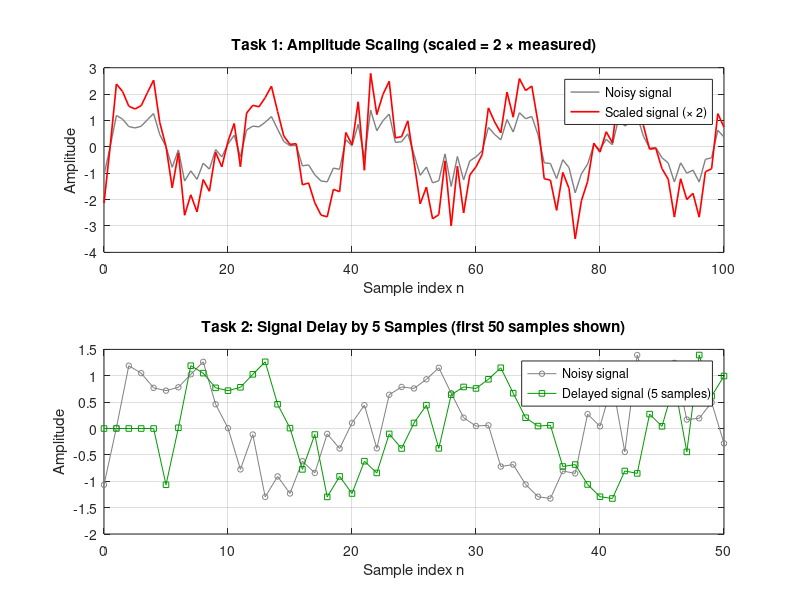
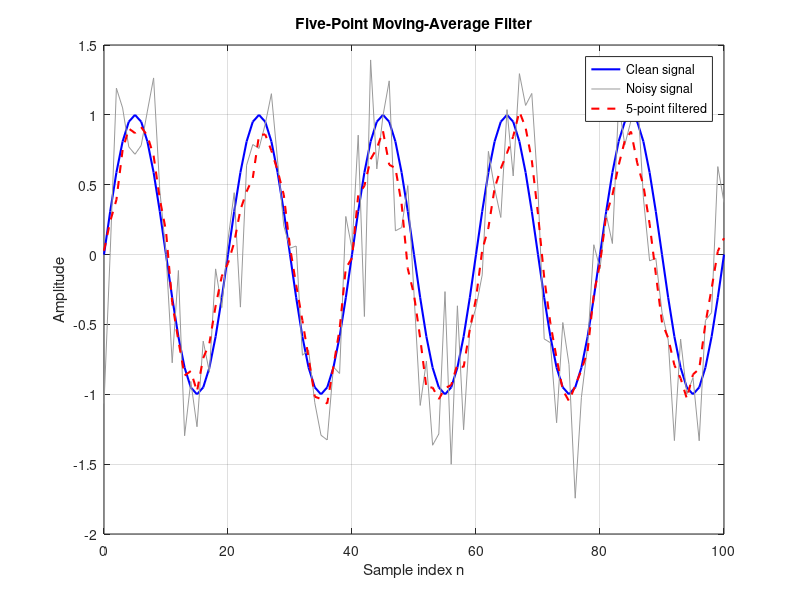
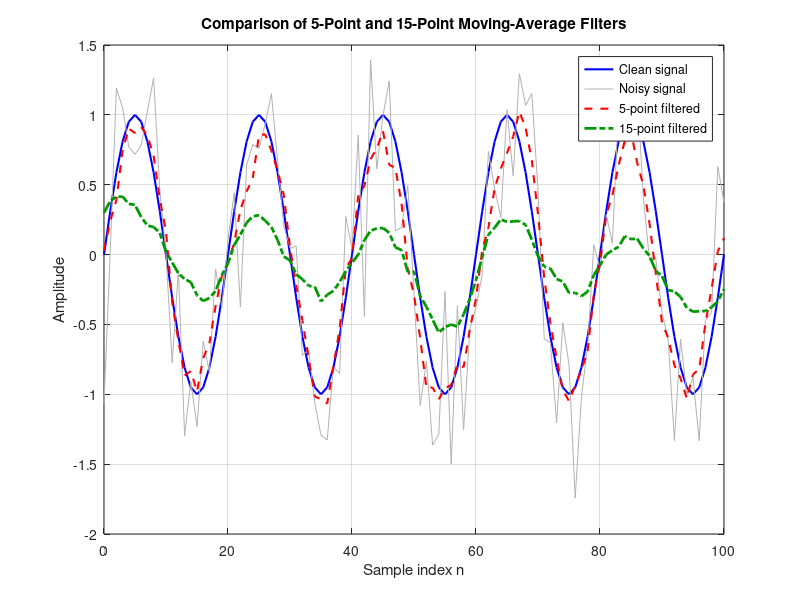
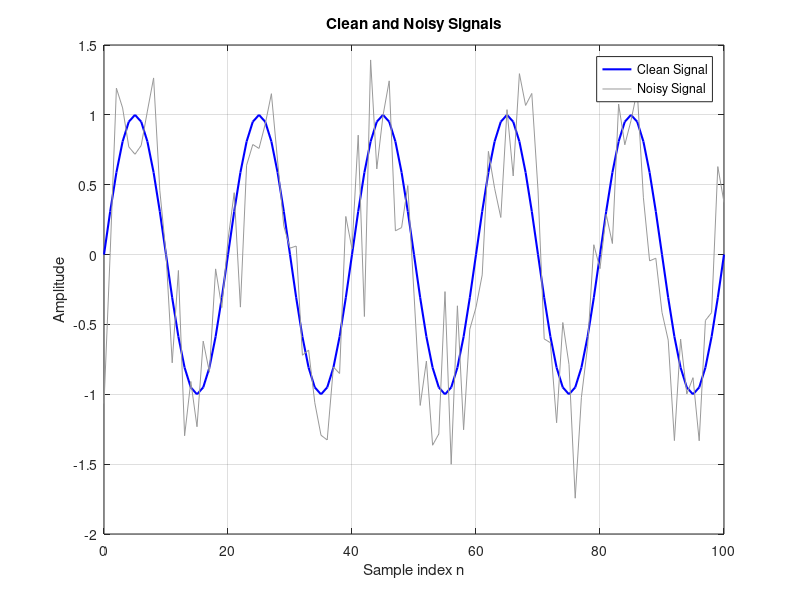

The MATLAB source for these figures, in order:
%% Lecture 03 - Signal Operations, Convolution and Moving-Average Filtering
% Author: MD Shahriar Fardin Protya
% Course: Digital Signal Processing, Savonia UAS

clear;
close all;
clc;

% Use the same random noise each time
rng(1);

%% Create a clean discrete-time signal

n = 0:100;
clean = sin(0.1*pi*n);          % Period = 20 samples

%% Add noise

noise = 0.4*randn(size(n));
measured = clean + noise;

%% Display the clean and noisy signals

figure;

plot(n,clean,'b','LineWidth',1.5);
hold on;
plot(n,measured,'Color',[0.6 0.6 0.6]);

grid on;
xlabel('Sample index n');
ylabel('Amplitude');
title('Clean and Noisy Signals');
legend('Clean Signal','Noisy Signal');

%% Task 1: Amplitude scaling + Task 2: Signal delay
% Both signal operations are shown in one figure (two subplots),
% saved as signal_operations.png

% Task 1: multiply every sample by 2
scaled = 2*measured;

% Task 2: delay by 5 samples = put 5 zeros in front of the signal
delay = 5;
delayed = [zeros(1,delay) measured];

n_measured = 0:length(measured)-1;      % 0 ... 100
n_delayed  = 0:length(delayed)-1;       % 0 ... 105 (5 samples longer)

figOps = figure('Name','Signal Operations','Position',[100 100 900 700]);

subplot(2,1,1);
plot(n,measured,'Color',[0.5 0.5 0.5],'LineWidth',1);
hold on;
plot(n,scaled,'r','LineWidth',1.2);
hold off;
grid on;
xlabel('Sample index n');
ylabel('Amplitude');
title('Task 1: Amplitude Scaling (scaled = 2 \times measured)');
legend('Noisy signal','Scaled signal (\times 2)','Location','northeast');

subplot(2,1,2);
plot(n_measured,measured,'o-','Color',[0.5 0.5 0.5],'MarkerSize',4);
hold on;
plot(n_delayed,delayed,'s-','Color',[0 0.6 0],'MarkerSize',4);
hold off;
grid on;
xlim([0 50]);                   % Zoom in so the 5-sample shift is visible
xlabel('Sample index n');
ylabel('Amplitude');
title('Task 2: Signal Delay by 5 Samples (first 50 samples shown)');
legend('Noisy signal','Delayed signal (5 samples)','Location','northeast');

saveas(figOps,'signal_operations.png');

%% Task 3: Five-point moving-average filter

h5 = ones(1,5)/5;               % Impulse response h[n]: five samples of 1/5
filtered5 = conv(measured,h5,'same');

figFilt = figure('Name','Noise Filtering');
plot(n,clean,'b','LineWidth',1.5);
hold on;
plot(n,measured,'Color',[0.6 0.6 0.6]);
plot(n,filtered5,'r--','LineWidth',1.5);
hold off;
grid on;
xlabel('Sample index n');
ylabel('Amplitude');
title('Five-Point Moving-Average Filter');
legend('Clean signal','Noisy signal','5-point filtered','Location','northeast');

saveas(figFilt,'noise_filtering.png');

%% Task 4: Compare two filter lengths

h15 = ones(1,15)/15;            % 15 samples of 1/15
filtered15 = conv(measured,h15,'same');

figCmp = figure('Name','Filter Comparison','Position',[100 100 900 500]);
plot(n,clean,'b','LineWidth',1.5);
hold on;
plot(n,measured,'Color',[0.7 0.7 0.7]);
plot(n,filtered5,'r--','LineWidth',1.5);
plot(n,filtered15,'-.','Color',[0 0.6 0],'LineWidth',2);
hold off;
grid on;
xlabel('Sample index n');
ylabel('Amplitude');
title('Comparison of 5-Point and 15-Point Moving-Average Filters');
legend('Clean signal','Noisy signal','5-point filtered','15-point filtered', ...
       'Location','northeast');

saveas(figCmp,'filter_comparison.png');

%% Numerical check (printed in the Command Window, used in README)
% RMS error compared to the clean signal: smaller = closer to the clean signal
% Edges (first/last 7 samples) are skipped because 'same' pads with zeros there
idx = 8:length(n)-7;
rmse = @(x) sqrt(mean((x(idx) - clean(idx)).^2));

fprintf('RMS error vs clean signal:\n');
fprintf('  Noisy signal      : %.3f\n', rmse(measured));
fprintf('  5-point filtered  : %.3f\n', rmse(filtered5));
fprintf('  15-point filtered : %.3f\n', rmse(filtered15));

fprintf('\nLargest value (middle part of the signal):\n');
fprintf('  Clean             : %.2f\n', max(abs(clean(idx))));
fprintf('  5-point filtered  : %.2f\n', max(abs(filtered5(idx))));
fprintf('  15-point filtered : %.2f\n', max(abs(filtered15(idx))));

fprintf('\nMax of |scaled| / max of |measured| = %.1f\n', ...
        max(abs(scaled))/max(abs(measured)));
fprintf('Length of measured = %d, length of delayed = %d\n', ...
        length(measured), length(delayed));
